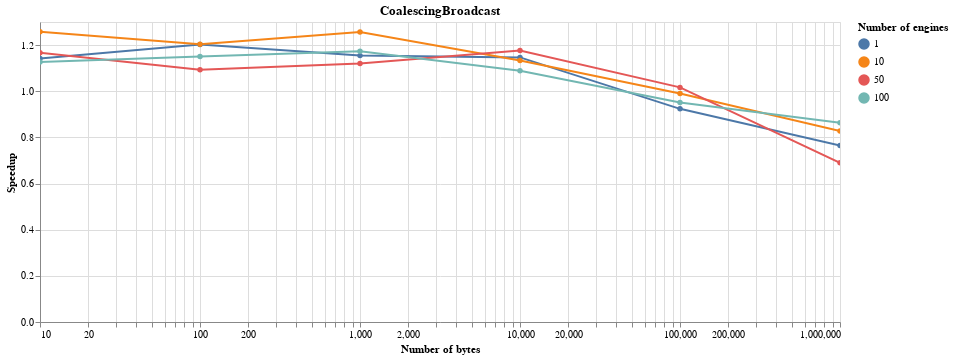
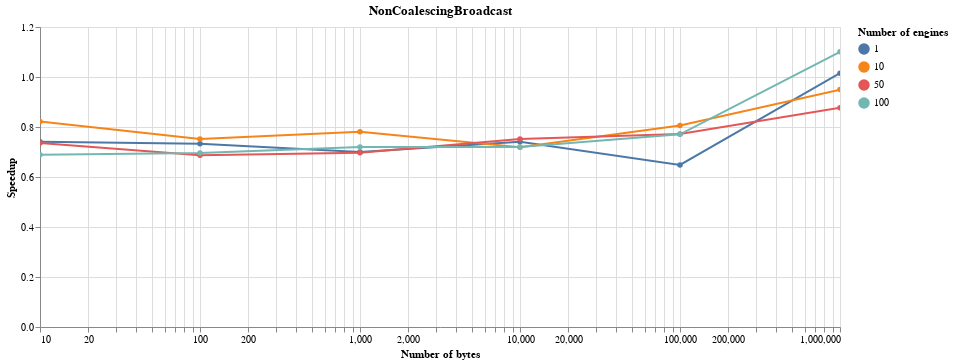
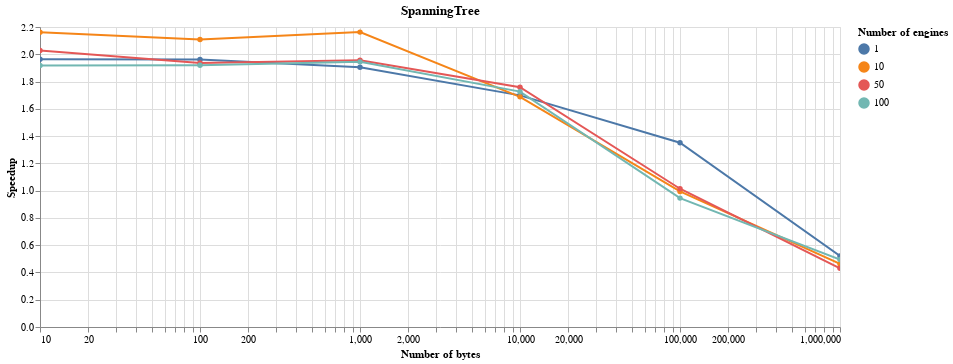
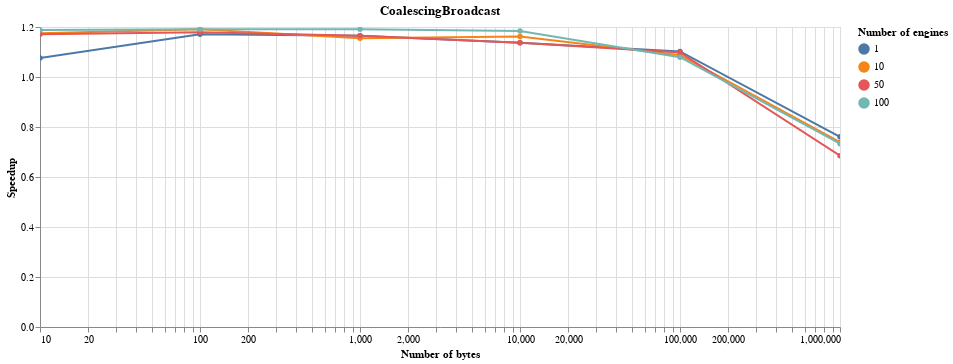

Notebook source saved alongside these figures, in order:
### Code cell
display(Markdown(f'## Results for duration[DirectView]/duration[scheduler]'))
for delay in data['Delay'].unique():    
    display(Markdown(f'### With a delay of {delay}'))
    for scheduler_name in data[data['Delay'] == delay]['Scheduler name'].unique():
        if scheduler_name == 'DirectView':
            continue
        alt.Chart(data[(data['Delay'] == delay) & (data['Scheduler name'] == scheduler_name)]).mark_line(point=True).encode(
            alt.X(
                'Number of bytes',
                scale=alt.Scale(type='log')
            ),
            alt.Y(
                'Speedup',
            ),
            color='Number of engines:N',
            tooltip='Duration in ms',
    
        ).properties(title=scheduler_name, width=800).interactive().display(renderer='svg')

### Figure 1 — Vega-Lite specification as saved in the notebook (floating-point values rounded to 4 significant figures)
{"$schema": "https://vega.github.io/schema/vega-lite/v3.4.0.json", "config": {"mark": {"tooltip": null}, "view": {"height": 300, "width": 400}}, "data": {"name": "data-8020238497271cbb589c225044b260b9"}, "datasets": {"data-8020238497271cbb589c225044b260b9": [{"Delay": 0, "Duration in ms": 60.6, "Number of bytes": 10, "Number of engines": 1, "Scheduler name": "CoalescingBroadcast", "Speedup": 1.141}, {"Delay": 0, "Duration in ms": 57.63, "Number of bytes": 100, "Number of engines": 1, "Scheduler name": "CoalescingBroadcast", "Speedup": 1.203}, {"Delay": 0, "Duration in ms": 58.38, "Number of bytes": 1000, "Number of engines": 1, "Scheduler name": "CoalescingBroadcast", "Speedup": 1.154}, {"Delay": 0, "Duration in ms": 63.38, "Number of bytes": 10000, "Number of engines": 1, "Scheduler name": "CoalescingBroadcast", "Speedup": 1.147}, {"Delay": 0, "Duration in ms": 88.25, "Number of bytes": 100000, "Number of engines": 1, "Scheduler name": "CoalescingBroadcast", "Speedup": 0.9237}, {"Delay": 0, "Duration in ms": 331.1, "Number of bytes": 1000000, "Number of engines": 1, "Scheduler name": "CoalescingBroadcast", "Speedup": 0.7645}, {"Delay": 0, "Duration in ms": 57.76, "Number of bytes": 10, "Number of engines": 10, "Scheduler name": "CoalescingBroadcast", "Speedup": 1.258}, {"Delay": 0, "Duration in ms": 59.09, "Number of bytes": 100, "Number of engines": 10, "Scheduler name": "CoalescingBroadcast", "Speedup": 1.204}, {"Delay": 0, "Duration in ms": 59.62, "Number of bytes": 1000, "Number of engines": 10, "Scheduler name": "CoalescingBroadcast", "Speedup": 1.257}, {"Delay": 0, "Duration in ms": 61.12, "Number of bytes": 10000, "Number of engines": 10, "Scheduler name": "CoalescingBroadcast", "Speedup": 1.133}, {"Delay": 0, "Duration in ms": 87.08, "Number of bytes": 100000, "Number of engines": 10, "Scheduler name": "CoalescingBroadcast", "Speedup": 0.9898}, {"Delay": 0, "Duration in ms": 285.7, "Number of bytes": 1000000, "Number of engines": 10, "Scheduler name": "CoalescingBroadcast", "Speedup": 0.8278}, {"Delay": 0, "Duration in ms": 59.66, "Number of bytes": 10, "Number of engines": 50, "Scheduler name": "CoalescingBroadcast", "Speedup": 1.166}, {"Delay": 0, "Duration in ms": 60.38, "Number of bytes": 100, "Number of engines": 50, "Scheduler name": "CoalescingBroadcast", "Speedup": 1.094}, {"Delay": 0, "Duration in ms": 59.8, "Number of bytes": 1000, "Number of engines": 50, "Scheduler name": "CoalescingBroadcast", "Speedup": 1.12}, {"Delay": 0, "Duration in ms": 61.83, "Number of bytes": 10000, "Number of engines": 50, "Scheduler name": "CoalescingBroadcast", "Speedup": 1.176}, {"Delay": 0, "Duration in ms": 82.82, "Number of bytes": 100000, "Number of engines": 50, "Scheduler name": "CoalescingBroadcast", "Speedup": 1.017}, {"Delay": 0, "Duration in ms": 318.7, "Number of bytes": 1000000, "Number of engines": 50, "Scheduler name": "CoalescingBroadcast", "Speedup": 0.6899}, {"Delay": 0, "Duration in ms": 57.24, "Number of bytes": 10, "Number of engines": 100, "Scheduler name": "CoalescingBroadcast", "Speedup": 1.127}, {"Delay": 0, "Duration in ms": 57.21, "Number of bytes": 100, "Number of engines": 100, "Scheduler name": "CoalescingBroadcast", "Speedup": 1.151}, {"Delay": 0, "Duration in ms": 57.42, "Number of bytes": 1000, "Number of engines": 100, "Scheduler name": "CoalescingBroadcast", "Speedup": 1.174}, {"Delay": 0, "Duration in ms": 62.89, "Number of bytes": 10000, "Number of engines": 100, "Scheduler name": "CoalescingBroadcast", "Speedup": 1.089}, {"Delay": 0, "Duration in ms": 86.34, "Number of bytes": 100000, "Number of engines": 100, "Scheduler name": "CoalescingBroadcast", "Speedup": 0.9516}, {"Delay": 0, "Duration in ms": 319.5, "Number of bytes": 1000000, "Number of engines": 100, "Scheduler name": "CoalescingBroadcast", "Speedup": 0.8638}]}, "encoding": {"color": {"field": "Number of engines", "type": "nominal"}, "tooltip": {"field": "Duration in ms", "type": "quantitative"}, "x": {"field": "Number of bytes", "scale": {"type": "log"}, "type": "quantitative"}, "y": {"field": "Speedup", "type": "quantitative"}}, "mark": {"point": true, "type": "line"}, "selection": {"selector130": {"bind": "scales", "encodings": ["x", "y"], "type": "interval"}}, "title": "CoalescingBroadcast", "width": 800}

### Figure 2 — Vega-Lite specification as saved in the notebook (floating-point values rounded to 4 significant figures)
{"$schema": "https://vega.github.io/schema/vega-lite/v3.4.0.json", "config": {"mark": {"tooltip": null}, "view": {"height": 300, "width": 400}}, "data": {"name": "data-f738f0654a20cb87c383920cc264519d"}, "datasets": {"data-f738f0654a20cb87c383920cc264519d": [{"Delay": 0, "Duration in ms": 93.38, "Number of bytes": 10, "Number of engines": 1, "Scheduler name": "NonCoalescingBroadcast", "Speedup": 0.7407}, {"Delay": 0, "Duration in ms": 94.53, "Number of bytes": 100, "Number of engines": 1, "Scheduler name": "NonCoalescingBroadcast", "Speedup": 0.7332}, {"Delay": 0, "Duration in ms": 96.29, "Number of bytes": 1000, "Number of engines": 1, "Scheduler name": "NonCoalescingBroadcast", "Speedup": 0.6999}, {"Delay": 0, "Duration in ms": 98.06, "Number of bytes": 10000, "Number of engines": 1, "Scheduler name": "NonCoalescingBroadcast", "Speedup": 0.7411}, {"Delay": 0, "Duration in ms": 125.8, "Number of bytes": 100000, "Number of engines": 1, "Scheduler name": "NonCoalescingBroadcast", "Speedup": 0.6482}, {"Delay": 0, "Duration in ms": 249.3, "Number of bytes": 1000000, "Number of engines": 1, "Scheduler name": "NonCoalescingBroadcast", "Speedup": 1.015}, {"Delay": 0, "Duration in ms": 88.4, "Number of bytes": 10, "Number of engines": 10, "Scheduler name": "NonCoalescingBroadcast", "Speedup": 0.8219}, {"Delay": 0, "Duration in ms": 94.59, "Number of bytes": 100, "Number of engines": 10, "Scheduler name": "NonCoalescingBroadcast", "Speedup": 0.7519}, {"Delay": 0, "Duration in ms": 95.97, "Number of bytes": 1000, "Number of engines": 10, "Scheduler name": "NonCoalescingBroadcast", "Speedup": 0.781}, {"Delay": 0, "Duration in ms": 96.33, "Number of bytes": 10000, "Number of engines": 10, "Scheduler name": "NonCoalescingBroadcast", "Speedup": 0.719}, {"Delay": 0, "Duration in ms": 106.9, "Number of bytes": 100000, "Number of engines": 10, "Scheduler name": "NonCoalescingBroadcast", "Speedup": 0.8064}, {"Delay": 0, "Duration in ms": 249.1, "Number of bytes": 1000000, "Number of engines": 10, "Scheduler name": "NonCoalescingBroadcast", "Speedup": 0.9496}, {"Delay": 0, "Duration in ms": 94.55, "Number of bytes": 10, "Number of engines": 50, "Scheduler name": "NonCoalescingBroadcast", "Speedup": 0.736}, {"Delay": 0, "Duration in ms": 96.08, "Number of bytes": 100, "Number of engines": 50, "Scheduler name": "NonCoalescingBroadcast", "Speedup": 0.6872}, {"Delay": 0, "Duration in ms": 96.13, "Number of bytes": 1000, "Number of engines": 50, "Scheduler name": "NonCoalescingBroadcast", "Speedup": 0.6967}, {"Delay": 0, "Duration in ms": 96.75, "Number of bytes": 10000, "Number of engines": 50, "Scheduler name": "NonCoalescingBroadcast", "Speedup": 0.7516}, {"Delay": 0, "Duration in ms": 109.1, "Number of bytes": 100000, "Number of engines": 50, "Scheduler name": "NonCoalescingBroadcast", "Speedup": 0.7717}, {"Delay": 0, "Duration in ms": 250.7, "Number of bytes": 1000000, "Number of engines": 50, "Scheduler name": "NonCoalescingBroadcast", "Speedup": 0.877}, {"Delay": 0, "Duration in ms": 93.65, "Number of bytes": 10, "Number of engines": 100, "Scheduler name": "NonCoalescingBroadcast", "Speedup": 0.6888}, {"Delay": 0, "Duration in ms": 94.53, "Number of bytes": 100, "Number of engines": 100, "Scheduler name": "NonCoalescingBroadcast", "Speedup": 0.6964}, {"Delay": 0, "Duration in ms": 93.55, "Number of bytes": 1000, "Number of engines": 100, "Scheduler name": "NonCoalescingBroadcast", "Speedup": 0.7204}, {"Delay": 0, "Duration in ms": 95.05, "Number of bytes": 10000, "Number of engines": 100, "Scheduler name": "NonCoalescingBroadcast", "Speedup": 0.7204}, {"Delay": 0, "Duration in ms": 106.6, "Number of bytes": 100000, "Number of engines": 100, "Scheduler name": "NonCoalescingBroadcast", "Speedup": 0.7705}, {"Delay": 0, "Duration in ms": 250.8, "Number of bytes": 1000000, "Number of engines": 100, "Scheduler name": "NonCoalescingBroadcast", "Speedup": 1.101}]}, "encoding": {"color": {"field": "Number of engines", "type": "nominal"}, "tooltip": {"field": "Duration in ms", "type": "quantitative"}, "x": {"field": "Number of bytes", "scale": {"type": "log"}, "type": "quantitative"}, "y": {"field": "Speedup", "type": "quantitative"}}, "mark": {"point": true, "type": "line"}, "selection": {"selector131": {"bind": "scales", "encodings": ["x", "y"], "type": "interval"}}, "title": "NonCoalescingBroadcast", "width": 800}

### Figure 3 — Vega-Lite specification as saved in the notebook (floating-point values rounded to 4 significant figures)
{"$schema": "https://vega.github.io/schema/vega-lite/v3.4.0.json", "config": {"mark": {"tooltip": null}, "view": {"height": 300, "width": 400}}, "data": {"name": "data-ca5b221e427ae182ed0792054d16f1ec"}, "datasets": {"data-ca5b221e427ae182ed0792054d16f1ec": [{"Delay": 0, "Duration in ms": 35.22, "Number of bytes": 10, "Number of engines": 1, "Scheduler name": "SpanningTree", "Speedup": 1.964}, {"Delay": 0, "Duration in ms": 35.32, "Number of bytes": 100, "Number of engines": 1, "Scheduler name": "SpanningTree", "Speedup": 1.962}, {"Delay": 0, "Duration in ms": 35.39, "Number of bytes": 1000, "Number of engines": 1, "Scheduler name": "SpanningTree", "Speedup": 1.904}, {"Delay": 0, "Duration in ms": 42.78, "Number of bytes": 10000, "Number of engines": 1, "Scheduler name": "SpanningTree", "Speedup": 1.699}, {"Delay": 0, "Duration in ms": 60.34, "Number of bytes": 100000, "Number of engines": 1, "Scheduler name": "SpanningTree", "Speedup": 1.351}, {"Delay": 0, "Duration in ms": 486.1, "Number of bytes": 1000000, "Number of engines": 1, "Scheduler name": "SpanningTree", "Speedup": 0.5208}, {"Delay": 0, "Duration in ms": 33.62, "Number of bytes": 10, "Number of engines": 10, "Scheduler name": "SpanningTree", "Speedup": 2.161}, {"Delay": 0, "Duration in ms": 33.72, "Number of bytes": 100, "Number of engines": 10, "Scheduler name": "SpanningTree", "Speedup": 2.109}, {"Delay": 0, "Duration in ms": 34.66, "Number of bytes": 1000, "Number of engines": 10, "Scheduler name": "SpanningTree", "Speedup": 2.162}, {"Delay": 0, "Duration in ms": 41.03, "Number of bytes": 10000, "Number of engines": 10, "Scheduler name": "SpanningTree", "Speedup": 1.688}, {"Delay": 0, "Duration in ms": 86.73, "Number of bytes": 100000, "Number of engines": 10, "Scheduler name": "SpanningTree", "Speedup": 0.9938}, {"Delay": 0, "Duration in ms": 511.4, "Number of bytes": 1000000, "Number of engines": 10, "Scheduler name": "SpanningTree", "Speedup": 0.4625}, {"Delay": 0, "Duration in ms": 34.32, "Number of bytes": 10, "Number of engines": 50, "Scheduler name": "SpanningTree", "Speedup": 2.028}, {"Delay": 0, "Duration in ms": 34.1, "Number of bytes": 100, "Number of engines": 50, "Scheduler name": "SpanningTree", "Speedup": 1.936}, {"Delay": 0, "Duration in ms": 34.23, "Number of bytes": 1000, "Number of engines": 50, "Scheduler name": "SpanningTree", "Speedup": 1.956}, {"Delay": 0, "Duration in ms": 41.35, "Number of bytes": 10000, "Number of engines": 50, "Scheduler name": "SpanningTree", "Speedup": 1.759}, {"Delay": 0, "Duration in ms": 83.04, "Number of bytes": 100000, "Number of engines": 50, "Scheduler name": "SpanningTree", "Speedup": 1.014}, {"Delay": 0, "Duration in ms": 510.7, "Number of bytes": 1000000, "Number of engines": 50, "Scheduler name": "SpanningTree", "Speedup": 0.4305}, {"Delay": 0, "Duration in ms": 33.65, "Number of bytes": 10, "Number of engines": 100, "Scheduler name": "SpanningTree", "Speedup": 1.917}, {"Delay": 0, "Duration in ms": 34.29, "Number of bytes": 100, "Number of engines": 100, "Scheduler name": "SpanningTree", "Speedup": 1.92}, {"Delay": 0, "Duration in ms": 34.66, "Number of bytes": 1000, "Number of engines": 100, "Scheduler name": "SpanningTree", "Speedup": 1.944}, {"Delay": 0, "Duration in ms": 39.67, "Number of bytes": 10000, "Number of engines": 100, "Scheduler name": "SpanningTree", "Speedup": 1.726}, {"Delay": 0, "Duration in ms": 86.93, "Number of bytes": 100000, "Number of engines": 100, "Scheduler name": "SpanningTree", "Speedup": 0.9451}, {"Delay": 0, "Duration in ms": 557.9, "Number of bytes": 1000000, "Number of engines": 100, "Scheduler name": "SpanningTree", "Speedup": 0.4947}]}, "encoding": {"color": {"field": "Number of engines", "type": "nominal"}, "tooltip": {"field": "Duration in ms", "type": "quantitative"}, "x": {"field": "Number of bytes", "scale": {"type": "log"}, "type": "quantitative"}, "y": {"field": "Speedup", "type": "quantitative"}}, "mark": {"point": true, "type": "line"}, "selection": {"selector132": {"bind": "scales", "encodings": ["x", "y"], "type": "interval"}}, "title": "SpanningTree", "width": 800}

### Figure 4 — Vega-Lite specification as saved in the notebook (floating-point values rounded to 4 significant figures)
{"$schema": "https://vega.github.io/schema/vega-lite/v3.4.0.json", "config": {"mark": {"tooltip": null}, "view": {"height": 300, "width": 400}}, "data": {"name": "data-49b342104b1dd30aa9abdea37f54f5bc"}, "datasets": {"data-49b342104b1dd30aa9abdea37f54f5bc": [{"Delay": 0.1, "Duration in ms": 170.8, "Number of bytes": 10, "Number of engines": 1, "Scheduler name": "CoalescingBroadcast", "Speedup": 1.076}, {"Delay": 0.1, "Duration in ms": 149.1, "Number of bytes": 100, "Number of engines": 1, "Scheduler name": "CoalescingBroadcast", "Speedup": 1.171}, {"Delay": 0.1, "Duration in ms": 147.9, "Number of bytes": 1000, "Number of engines": 1, "Scheduler name": "CoalescingBroadcast", "Speedup": 1.165}, {"Delay": 0.1, "Duration in ms": 152.2, "Number of bytes": 10000, "Number of engines": 1, "Scheduler name": "CoalescingBroadcast", "Speedup": 1.137}, {"Delay": 0.1, "Duration in ms": 165.6, "Number of bytes": 100000, "Number of engines": 1, "Scheduler name": "CoalescingBroadcast", "Speedup": 1.102}, {"Delay": 0.1, "Duration in ms": 346.7, "Number of bytes": 1000000, "Number of engines": 1, "Scheduler name": "CoalescingBroadcast", "Speedup": 0.7609}, {"Delay": 0.1, "Duration in ms": 150.3, "Number of bytes": 10, "Number of engines": 10, "Scheduler name": "CoalescingBroadcast", "Speedup": 1.175}, {"Delay": 0.1, "Duration in ms": 147.7, "Number of bytes": 100, "Number of engines": 10, "Scheduler name": "CoalescingBroadcast", "Speedup": 1.191}, {"Delay": 0.1, "Duration in ms": 151.3, "Number of bytes": 1000, "Number of engines": 10, "Scheduler name": "CoalescingBroadcast", "Speedup": 1.155}, {"Delay": 0.1, "Duration in ms": 152.0, "Number of bytes": 10000, "Number of engines": 10, "Scheduler name": "CoalescingBroadcast", "Speedup": 1.162}, {"Delay": 0.1, "Duration in ms": 167.8, "Number of bytes": 100000, "Number of engines": 10, "Scheduler name": "CoalescingBroadcast", "Speedup": 1.087}, {"Delay": 0.1, "Duration in ms": 370.8, "Number of bytes": 1000000, "Number of engines": 10, "Scheduler name": "CoalescingBroadcast", "Speedup": 0.7399}, {"Delay": 0.1, "Duration in ms": 148.1, "Number of bytes": 10, "Number of engines": 50, "Scheduler name": "CoalescingBroadcast", "Speedup": 1.171}, {"Delay": 0.1, "Duration in ms": 148.2, "Number of bytes": 100, "Number of engines": 50, "Scheduler name": "CoalescingBroadcast", "Speedup": 1.179}, {"Delay": 0.1, "Duration in ms": 150.2, "Number of bytes": 1000, "Number of engines": 50, "Scheduler name": "CoalescingBroadcast", "Speedup": 1.165}, {"Delay": 0.1, "Duration in ms": 152.6, "Number of bytes": 10000, "Number of engines": 50, "Scheduler name": "CoalescingBroadcast", "Speedup": 1.137}, {"Delay": 0.1, "Duration in ms": 169.1, "Number of bytes": 100000, "Number of engines": 50, "Scheduler name": "CoalescingBroadcast", "Speedup": 1.098}, {"Delay": 0.1, "Duration in ms": 377.5, "Number of bytes": 1000000, "Number of engines": 50, "Scheduler name": "CoalescingBroadcast", "Speedup": 0.6852}, {"Delay": 0.1, "Duration in ms": 147.7, "Number of bytes": 10, "Number of engines": 100, "Scheduler name": "CoalescingBroadcast", "Speedup": 1.188}, {"Delay": 0.1, "Duration in ms": 148.3, "Number of bytes": 100, "Number of engines": 100, "Scheduler name": "CoalescingBroadcast", "Speedup": 1.191}, {"Delay": 0.1, "Duration in ms": 148.3, "Number of bytes": 1000, "Number of engines": 100, "Scheduler name": "CoalescingBroadcast", "Speedup": 1.191}, {"Delay": 0.1, "Duration in ms": 151.4, "Number of bytes": 10000, "Number of engines": 100, "Scheduler name": "CoalescingBroadcast", "Speedup": 1.184}, {"Delay": 0.1, "Duration in ms": 168.1, "Number of bytes": 100000, "Number of engines": 100, "Scheduler name": "CoalescingBroadcast", "Speedup": 1.079}, {"Delay": 0.1, "Duration in ms": 362.8, "Number of bytes": 1000000, "Number of engines": 100, "Scheduler name": "CoalescingBroadcast", "Speedup": 0.7331}]}, "encoding": {"color": {"field": "Number of engines", "type": "nominal"}, "tooltip": {"field": "Duration in ms", "type": "quantitative"}, "x": {"field": "Number of bytes", "scale": {"type": "log"}, "type": "quantitative"}, "y": {"field": "Speedup", "type": "quantitative"}}, "mark": {"point": true, "type": "line"}, "selection": {"selector133": {"bind": "scales", "encodings": ["x", "y"], "type": "interval"}}, "title": "CoalescingBroadcast", "width": 800}
